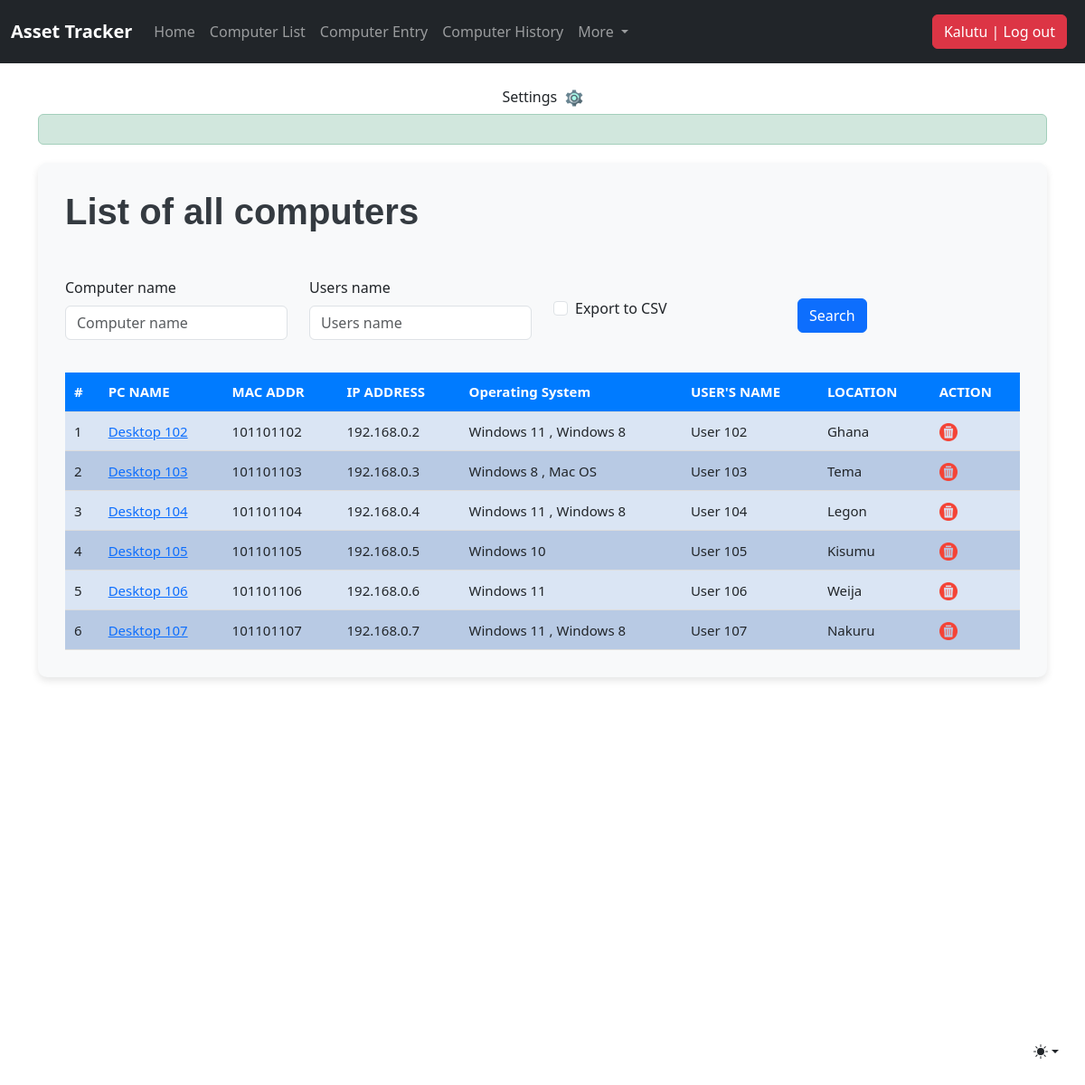
Before: /computer_list/ (signed in) with the older database file.
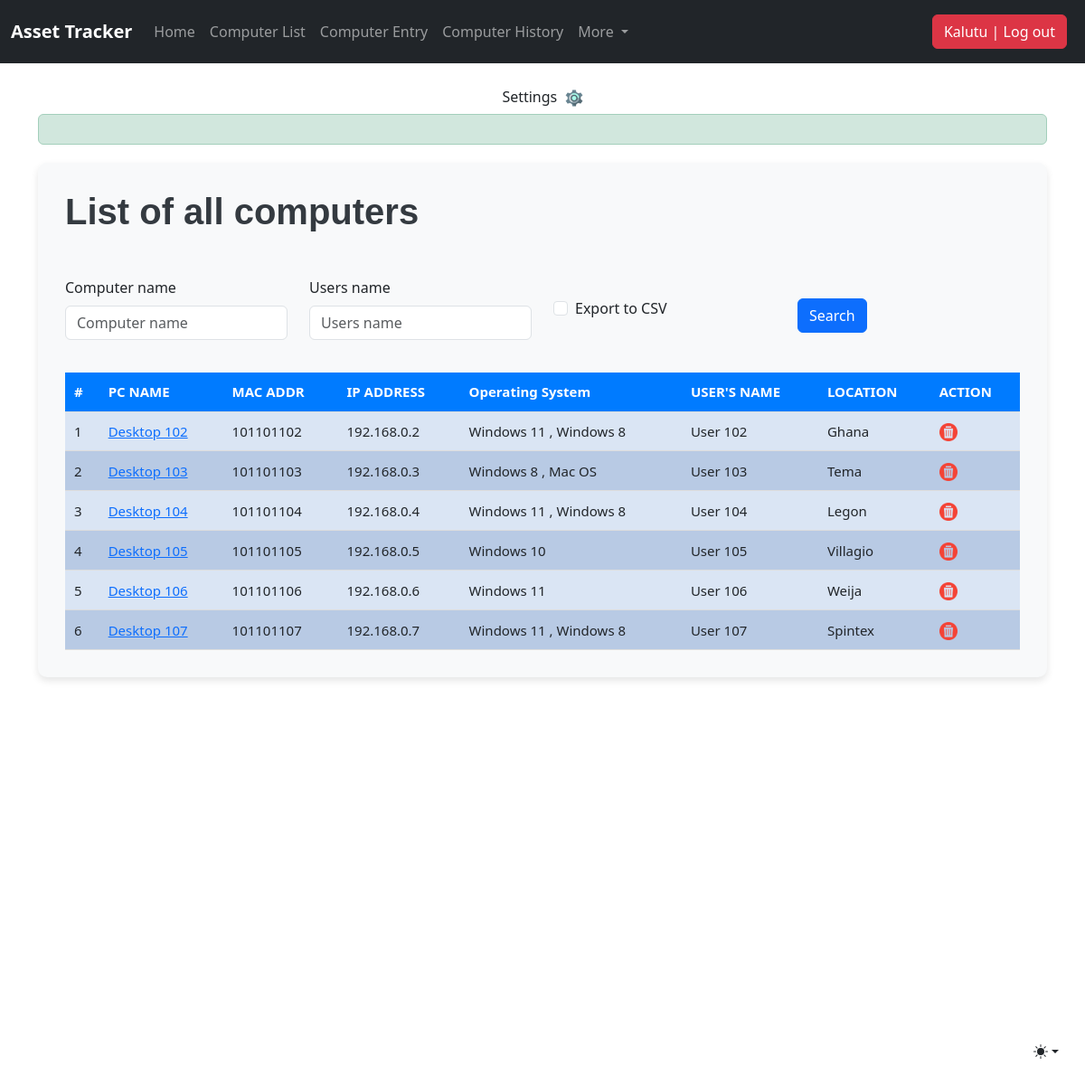
After: the same page with the newer database file.
### djangoapp/models.py (models this page shows, shortened)
class Computer(models.Model):
    computer_name = models.CharField(max_length=30, blank=True, null=True)
    IP_address = models.CharField(max_length=30)
    MAC_address = models.CharField(max_length=30)
    timestamp = models.DateField(auto_now_add = True, auto_now = False, blank=True)
    operating_system = models.ManyToManyField(Operating_system, blank=True)
    users_name = models.CharField(max_length=30, blank=True, null=True)
    location = models.CharField(max_length=30)
    purchase_date = models.DateField("Purchase mm-dd-yy",auto_now_add = False, auto_now = False, blank=True, null=True)
    export_to_CSV = models.BooleanField(default=False)

### djangoapp/views.py (the view, shortened to what this page needs)
# urls.py: path('computer_list/', computer_list, name='computer_list'),
def computer_list(request):
    title = "List of all computers"
    form = ComputerSearchForm(request.POST or None)
    if request.method == 'POST':
        queryset = Computer.objects.all().order_by('-timestamp').filter(computer_name__icontains=form['computer_name'].value(), users_name__icontains=form['users_name'].value())
    else:
        queryset = Computer.objects.all()
    context = {
        "title": title,
        "queryset": queryset,
        "form": form,
    }
    return render(request, "computer_list.html", context)

### djangoapp/forms.py
class ComputerSearchForm(forms.ModelForm):
    class Meta:
        model = Computer
        fields = ['computer_name', 'users_name', 'export_to_CSV']

### djangoapp/templates/computer_list.html (shortened to what this page needs)
{% extends "header.html" %}
{% load static %}
{% load bootstrap5 %}
{% block header %}
<link rel="stylesheet" href="http://127.0.0.1:8000/static/css/bootstrap.min.css">
<main class="container">
  {% if request.user.is_authenticated %}
  <div class="alert alert-success custom-alert">
  </div>
  <div class="bg-body-tertiary custom-container">
    <h1 class="title mb-5 custom-title">{{ title }}</h1>
    <div class="row mb-3">
      <form method="post" action="" class="pr-4">
          <div class="row align-items-center">
              {% for field in form %}
              <div class="col-sm-3">
                  {% bootstrap_field field %}
              </div>
              {% if field.name == 'export_to_CSV' %}
              <div class="col-sm-3 ml-auto">
                  <input class="btn btn-primary" type="submit" value="Search" />
              </div>
              {% endif %}
              {% endfor %}
          </div>
      </form>
    </div>
    <table class="custom-table">
        <tr>
            <th>#</th>
            <th>PC NAME</th>
            <th>MAC ADDR</th>
            <th>IP ADDRESS</th>
            <th>Operating System</th>
            <th>USER'S NAME</th>
            <th>LOCATION</th>
            <th>ACTION</th>
        </tr>
        {% for instance in queryset %}
        <tr>
          <td>{{ forloop.counter }}</td>
          {% if perms.djangoapp.change_computer %}
          <td><a href="{% url 'computer_edit' id=instance.id %}" data-toggle="tooltip" title="edit this item">{{ instance.computer_name }}</a></td>
          {% else %}
          <td>{{ instance.computer_name }}</td>
          {% endif %}
          <td>{{ instance.MAC_address }}</td>
          <td>{{ instance.IP_address }}</td>
          <td>
              {% for os in instance.operating_system.all %}
                  {{ os.operating_system }}
                  {% if not forloop.last %}, {% endif %}
              {% endfor %}
          </td>
          <td>{{ instance.users_name }}</td>
          <td>{{ instance.location }}</td>
          {% if perms.djangoapp.delete_computer %}
            <td><a href="{% url 'computer_delete' id=instance.id %}" data-toggle="tooltip" title="delete this item"><img class="custom-img" src="{% static 'img/del.png' %}" alt="Delete"></a></td>
          {% else %}
            <td><img class="custom-img" src="{% static 'img/del.png' %}" alt="Delete"></td>
          {% endif %}
        </tr>
        {% endfor %}
    </table>
  </div>
  {% else %}
  <p class="login-link">Log in <a href="/accounts/login">here</a></p>
  {% endif %}
</main>
{% endblock header %}

Changed rows visible on the page:
changed Computer "Desktop 105": location "Kisumu" → "Villagio"
changed Computer "Desktop 107": location "Nakuru" → "Spintex"
